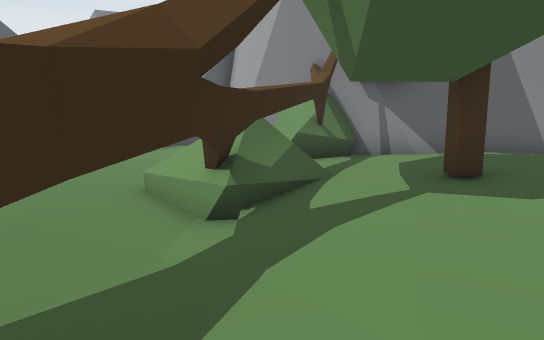
[1] (above)

19 first-person views from a walk through a scene from a Unity 3-D project. The camera is 1.4 m above the floor, tilts 10° down and sees 75° across. The floor is counted in squares, 1 m on a side. Each view is taken from the middle of a square. On the plan, view 1 faces up. The plan holds only what a view shows up to about 15 squares ahead; the rest is blank. The place goes on beyond the plan. The player character is not drawn. Some animated figures are not drawn.

[2]
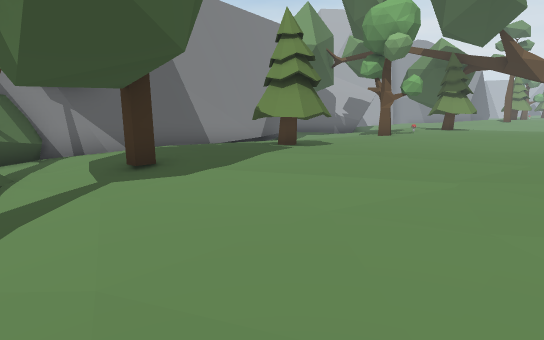

[3]
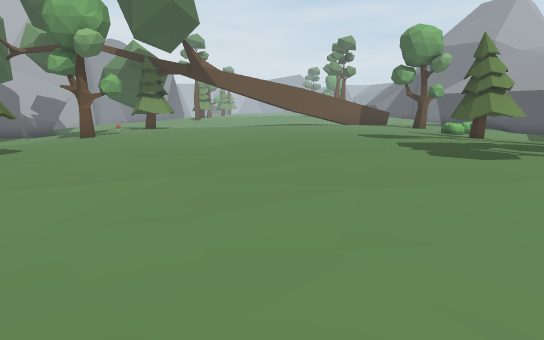

[4]
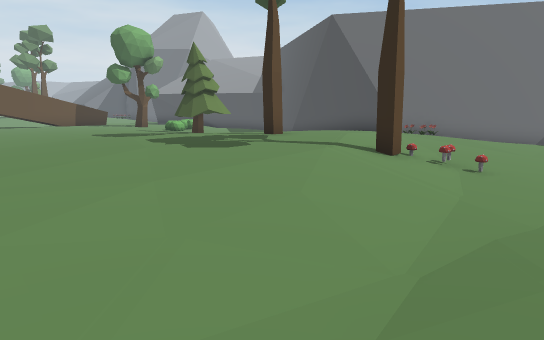

[5]
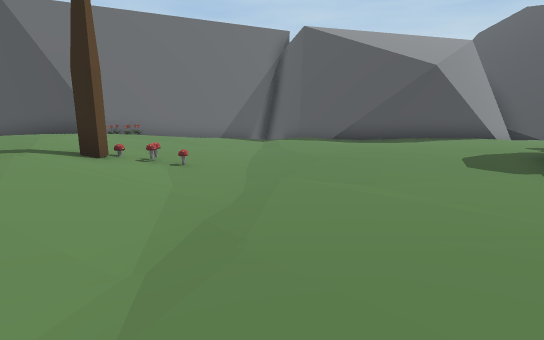

[6]
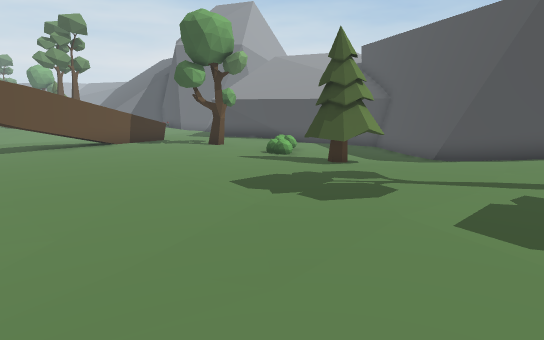

[7]
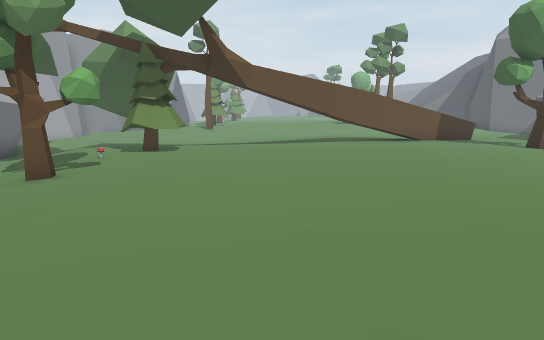

[8]
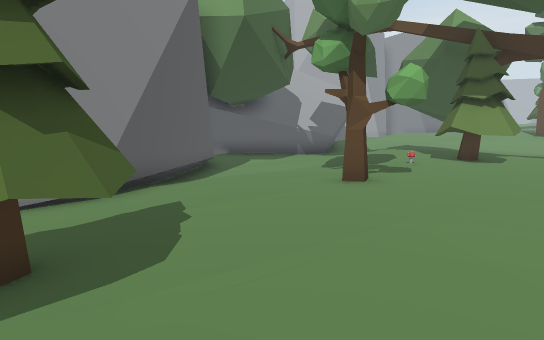

[9]
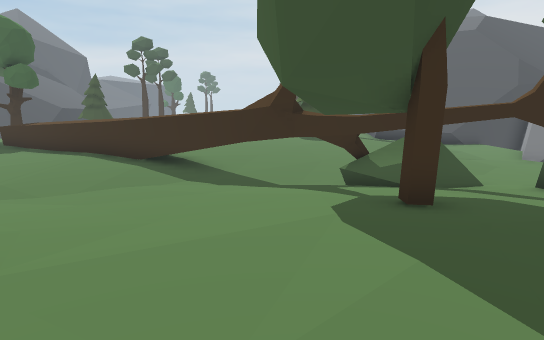

[10]
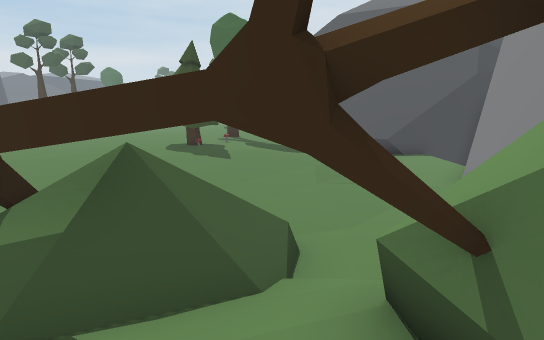

[11]
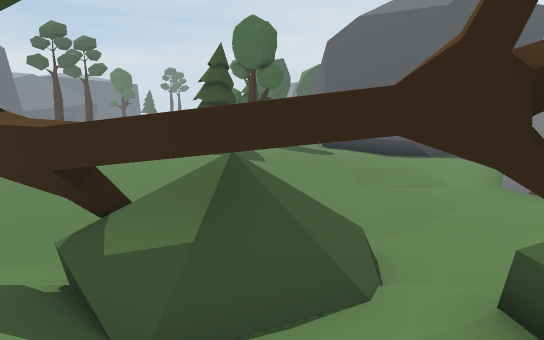

[12]
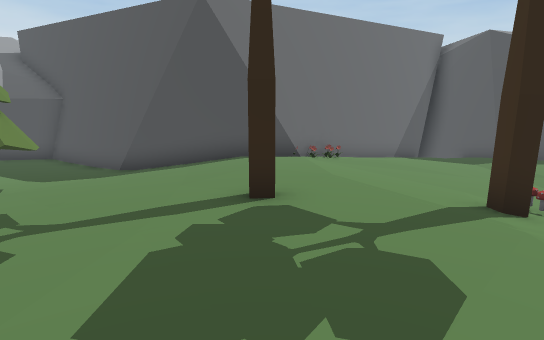

[13]
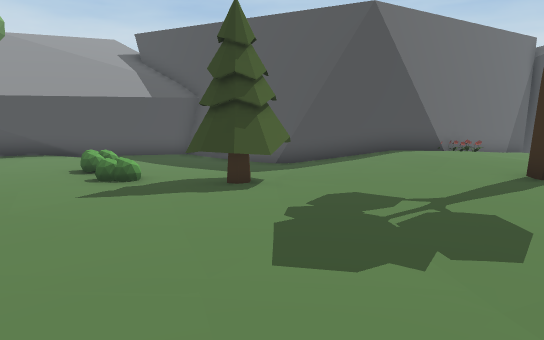

[14]
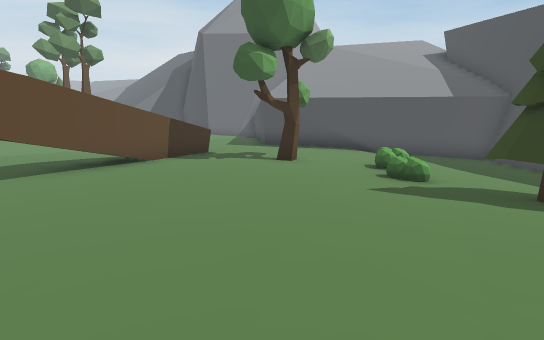

[15]
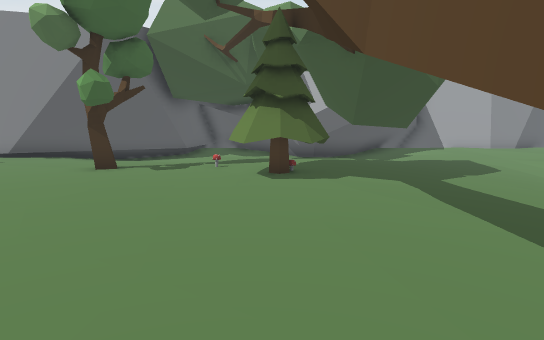

[16]
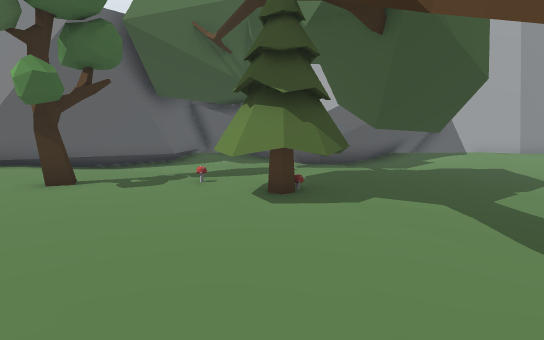

[17]
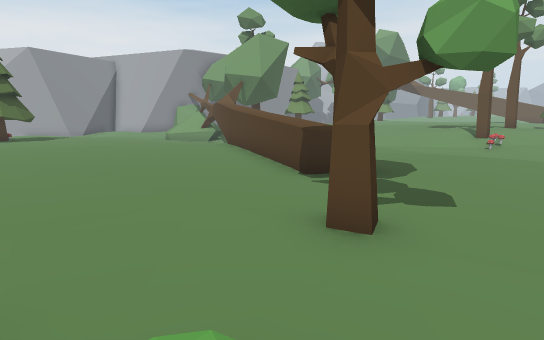

[18]
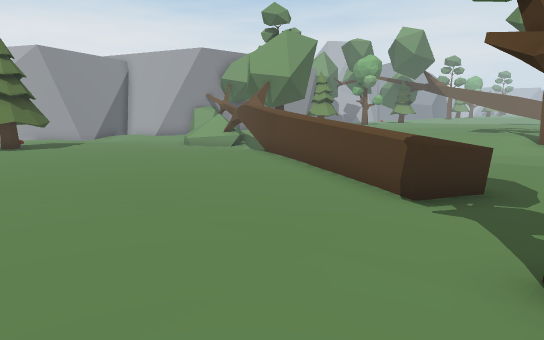

[19]
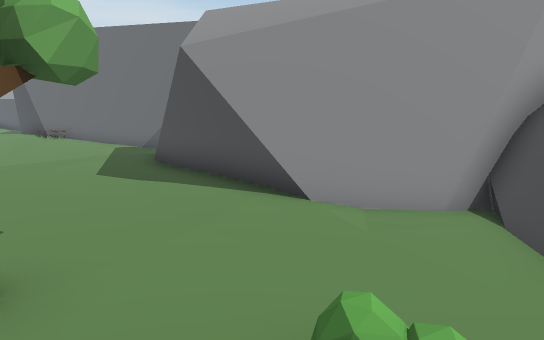

### Floor plan
Key: @ floor where view 1 was taken; # wall or solid block; . main floor; : floor 0.25 m higher than the main floor; - floor 0.25 m lower than the main floor; _ floor 0.5 m lower than the main floor; < floor 0.75 m lower than the main floor; / step, stairs or slope; = window, fence, low wall or low ledge; ^ raised ledge; T thing the floor can be seen under or through; R tree; B bush; O other object.
Columns run from 12 left of view 1 to 21 right of it. Each row starts with its distance up from view 1.
 16  #
 15  #=
 14  #   #####                ####
 13 ##____##__                #<###
 12 ##<<<<<<<_               ##<<<^^##
 11 #____<<<<__ #          ###<<____^<
 10 _____/______###       ##_________/
  9 __-//_______=T#########_______-/--
  8 ------____// T---.--------_/------
  7 -------___/OTT-.....------------##
  6 -OR----___/O^/-...RRR-----R--OR-##
  5  ROR---___<TT-#R...RR..---R..ROR--
  4 ..R----___<T_##...............R---
  3 ...-----__TT_---...............---
  2 ....----__T___---...............--
  1 ....-----#T___---...............--
  0  ...----#^^_@__--...............#
 -1  ....---^^--___--...............##
 -2  .....--^^--___/.................#
 -3  ......^^----_//.................#
 -4  ......^^---__//...:::...........^
 -5 ......^^----__-/..::::...........#
 -6 ......^^----__-/.:::::............
 -7 .....^^-----__-/R::R:.............
 -8 ------------__OO/.::....RRR-------
 -9 ---R--------__--..::....RR-----RR-
-10 BB----------__---......-----O---R-
-11 ------------__---.....---_--------
-12  ---------------......--_____-----
-13  _---###---------.######/_____--##
-14  __########--_---##    ###____###
-15  =###     ##__-###       ##/_##
-16  ###       #=_##          ####
-17  ##        ####
-18  #

Where each view was taken, in squares from view 1:
view 1: 0 up, 0 right, facing up
view 2: 1 down, 0 right, facing up-right
view 3: 1 down, 0 right, facing right
view 4: 0 up, 0 right, facing down-right
view 5: 0 up, 0 right, facing down
view 6: 0 up, 7 right, facing down-right
view 7: 1 up, 6 right, facing right
view 8: 2 up, 7 right, facing up-right
view 9: 3 up, 8 right, facing left
view 10: 8 up, 3 right, facing left
view 11: 7 up, 3 right, facing left
view 12: 2 down, 7 right, facing down
view 13: 1 down, 12 right, facing down
view 14: 1 down, 12 right, facing down-right
view 15: 3 down, 18 right, facing up
view 16: 1 down, 18 right, facing up
view 17: 11 down, 12 left, facing up-right
view 18: 9 down, 12 left, facing up-right
view 19: 9 down, 12 left, facing down-right
